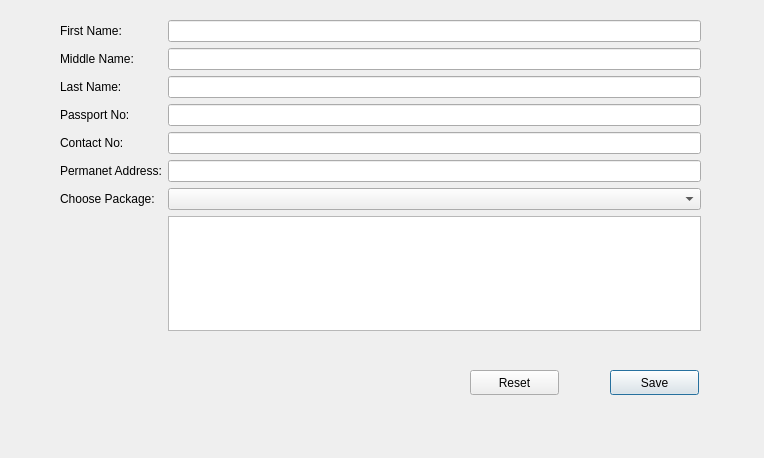
<?xml version="1.0" encoding="UTF-8"?>
<ui version="4.0">
 <class>RegisterTourist</class>
 <widget class="QDialog" name="RegisterTourist">
  <property name="geometry">
   <rect>
    <x>0</x>
    <y>0</y>
    <width>764</width>
    <height>458</height>
   </rect>
  </property>
  <property name="minimumSize">
   <size>
    <width>400</width>
    <height>300</height>
   </size>
  </property>
  <property name="maximumSize">
   <size>
    <width>16777215</width>
    <height>16777215</height>
   </size>
  </property>
  <property name="windowTitle">
   <string>Register Tourist</string>
  </property>
  <widget class="QWidget" name="formLayoutWidget">
   <property name="geometry">
    <rect>
     <x>60</x>
     <y>20</y>
     <width>641</width>
     <height>311</height>
    </rect>
   </property>
   <layout class="QFormLayout" name="formLayout">
    <item row="0" column="0">
     <widget class="QLabel" name="label">
      <property name="text">
       <string>First Name:</string>
      </property>
     </widget>
    </item>
    <item row="0" column="1">
     <widget class="QLineEdit" name="txtFirstName"/>
    </item>
    <item row="1" column="0">
     <widget class="QLabel" name="label_2">
      <property name="text">
       <string>Middle Name:</string>
      </property>
     </widget>
    </item>
    <item row="1" column="1">
     <widget class="QLineEdit" name="txtMiddleName"/>
    </item>
    <item row="2" column="0">
     <widget class="QLabel" name="label_3">
      <property name="text">
       <string>Last Name:</string>
      </property>
     </widget>
    </item>
    <item row="2" column="1">
     <widget class="QLineEdit" name="txtLastName"/>
    </item>
    <item row="3" column="0">
     <widget class="QLabel" name="label_4">
      <property name="text">
       <string>Passport No:</string>
      </property>
     </widget>
    </item>
    <item row="3" column="1">
     <widget class="QLineEdit" name="txtPassportNo"/>
    </item>
    <item row="4" column="0">
     <widget class="QLabel" name="label_5">
      <property name="text">
       <string>Contact No:</string>
      </property>
     </widget>
    </item>
    <item row="4" column="1">
     <widget class="QLineEdit" name="txtContactNo"/>
    </item>
    <item row="5" column="0">
     <widget class="QLabel" name="label_6">
      <property name="text">
       <string>Permanet Address:</string>
      </property>
     </widget>
    </item>
    <item row="5" column="1">
     <widget class="QLineEdit" name="txtPermanetAddress"/>
    </item>
    <item row="7" column="0">
     <widget class="QLabel" name="label_7">
      <property name="text">
       <string>Choose Package:</string>
      </property>
     </widget>
    </item>
    <item row="7" column="1">
     <widget class="QComboBox" name="cmbChoosePackage"/>
    </item>
    <item row="8" column="1">
     <widget class="QTextEdit" name="txtPackageDescription"/>
    </item>
   </layout>
  </widget>
  <widget class="QPushButton" name="btnSave">
   <property name="geometry">
    <rect>
     <x>610</x>
     <y>370</y>
     <width>89</width>
     <height>25</height>
    </rect>
   </property>
   <property name="text">
    <string>Save</string>
   </property>
  </widget>
  <widget class="QPushButton" name="btnReset">
   <property name="geometry">
    <rect>
     <x>470</x>
     <y>370</y>
     <width>89</width>
     <height>25</height>
    </rect>
   </property>
   <property name="text">
    <string>Reset</string>
   </property>
  </widget>
 </widget>
 <resources/>
 <connections/>
</ui>
